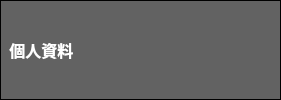
            <widget class="QFrame" name="frame_15">
             <property name="styleSheet">
              <string notr="true">QFrame{
	background-color: rgb(98, 98, 98);
	border:1px solid black;
}

QPushButton{
	text-align : left;
	border:0px solid black;
	color: rgb(255, 255, 255);

}</string>
             </property>
             <layout class="QHBoxLayout" name="horizontalLayout_11">
              <property name="spacing">
               <number>0</number>
              </property>
              <property name="leftMargin">
               <number>0</number>
              </property>
              <property name="topMargin">
               <number>0</number>
              </property>
              <property name="rightMargin">
               <number>0</number>
              </property>
              <property name="bottomMargin">
               <number>0</number>
              </property>
              <item>
               <widget class="QPushButton" name="pushButton_personal_info">
                <property name="minimumSize">
                 <size>
                  <width>200</width>
                  <height>30</height>
                 </size>
                </property>
                <property name="font">
                 <font>
                  <family>微軟正黑體</family>
                  <pointsize>12</pointsize>
                  <weight>75</weight>
                  <bold>true</bold>
                 </font>
                </property>
                <property name="cursor">
                 <cursorShape>PointingHandCursor</cursorShape>
                </property>
                <property name="focusPolicy">
                 <enum>Qt::NoFocus</enum>
                </property>
                <property name="contextMenuPolicy">
                 <enum>Qt::CustomContextMenu</enum>
                </property>
                <property name="layoutDirection">
                 <enum>Qt::LeftToRight</enum>
                </property>
                <property name="styleSheet">
                 <string notr="true">text-align : left;
border:0px solid black;
</string>
                </property>
                <property name="text">
                 <string>  個人資料</string>
                </property>
               </widget>
              </item>
              <item>
               <widget class="QPushButton" name="pushButton_personal_save">
                <property name="sizePolicy">
                 <sizepolicy hsizetype="Fixed" vsizetype="Fixed">
                  <horstretch>0</horstretch>
                  <verstretch>0</verstretch>
                 </sizepolicy>
                </property>
                <property name="minimumSize">
                 <size>
                  <width>0</width>
                  <height>30</height>
                 </size>
                </property>
                <property name="cursor">
                 <cursorShape>PointingHandCursor</cursorShape>
                </property>
                <property name="focusPolicy">
                 <enum>Qt::NoFocus</enum>
                </property>
                <property name="styleSheet">
                 <string notr="true"/>
                </property>
                <property name="text">
                 <string/>
                </property>
               </widget>
              </item>
              <item>
               <spacer name="horizontalSpacer_2">
                <property name="orientation">
                 <enum>Qt::Horizontal</enum>
                </property>
                <property name="sizeType">
                 <enum>QSizePolicy::Fixed</enum>
                </property>
                <property name="sizeHint" stdset="0">
                 <size>
                  <width>15</width>
                  <height>15</height>
                 </size>
                </property>
               </spacer>
              </item>
              <item>
               <widget class="QPushButton" name="pushButton_personal_status">
                <property name="sizePolicy">
                 <sizepolicy hsizetype="Fixed" vsizetype="Fixed">
                  <horstretch>0</horstretch>
                  <verstretch>0</verstretch>
                 </sizepolicy>
                </property>
                <property name="minimumSize">
                 <size>
                  <width>0</width>
                  <height>30</height>
                 </size>
                </property>
                <property name="cursor">
                 <cursorShape>PointingHandCursor</cursorShape>
                </property>
                <property name="focusPolicy">
                 <enum>Qt::NoFocus</enum>
                </property>
                <property name="styleSheet">
                 <string notr="true"/>
                </property>
                <property name="text">
                 <string/>
                </property>
               </widget>
              </item>
             </layout>
            </widget>
